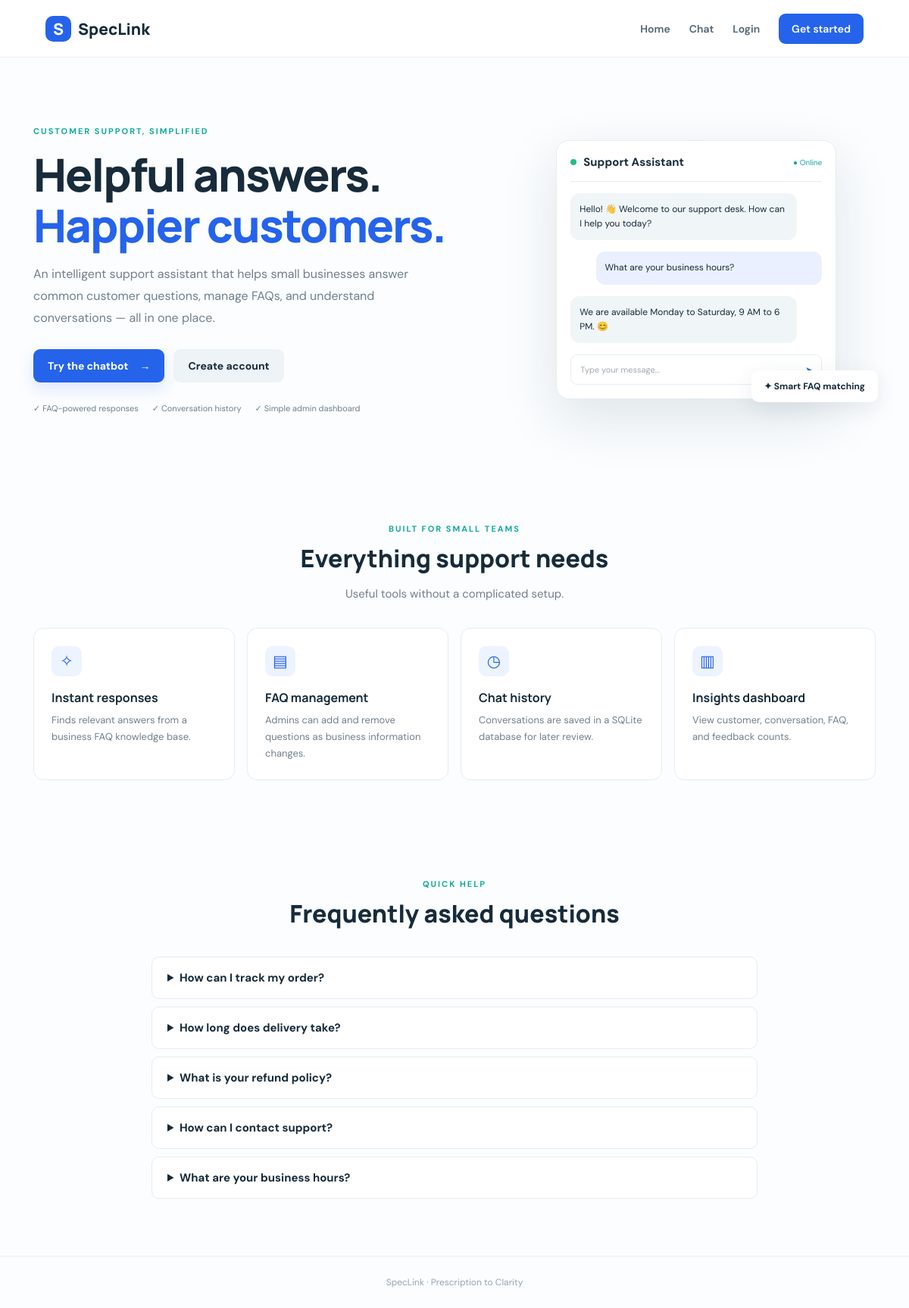
The page / on the database its author committed.
### tables this page shows
CREATE TABLE faqs(
            id INTEGER PRIMARY KEY AUTOINCREMENT,
            question TEXT NOT NULL, answer TEXT NOT NULL,
            category TEXT DEFAULT 'General', created_at TEXT NOT NULL
        );

### app.py (the view)
@app.route("/")
def index():
    with db() as con:
        faqs = con.execute("SELECT * FROM faqs ORDER BY id DESC LIMIT 6").fetchall()
    return render_template("index.html", faqs=faqs)

### app.py (called while the page is built)
def db():
    conn = sqlite3.connect(DB_PATH)
    conn.row_factory = sqlite3.Row
    conn.execute("PRAGMA foreign_keys = ON")
    return conn

### templates/index.html
{% extends "base.html" %}{% block title %}SupportDesk AI | Smart customer support{% endblock %}{% block content %}
<section class="hero"><div class="hero-copy"><div class="eyebrow">CUSTOMER SUPPORT, SIMPLIFIED</div><h1>Helpful answers.<br><span>Happier customers.</span></h1><p>An intelligent support assistant that helps small businesses answer common customer questions, manage FAQs, and understand conversations — all in one place.</p><div class="hero-actions"><a class="btn primary" href="{{ url_for('chat') }}">Try the chatbot <span>→</span></a><a class="btn light" href="{{ url_for('register') }}">Create account</a></div><div class="trust"><span>✓ FAQ-powered responses</span><span>✓ Conversation history</span><span>✓ Simple admin dashboard</span></div></div><div class="hero-visual"><div class="orb"></div><div class="mock-card"><div class="mock-top"><span class="status-dot"></span><b>Support Assistant</b><small>● Online</small></div><div class="bubble bot">Hello! 👋 Welcome to our support desk. How can I help you today?</div><div class="bubble user">What are your business hours?</div><div class="bubble bot">We are available Monday to Saturday, 9 AM to 6 PM. 😊</div><div class="mock-input">Type your message… <span>➤</span></div></div><div class="float-tag">✦ Smart FAQ matching</div></div></section>
<section class="section"><div class="section-heading"><div class="eyebrow">BUILT FOR SMALL TEAMS</div><h2>Everything support needs</h2><p>Useful tools without a complicated setup.</p></div><div class="feature-grid"><article class="feature"><div class="icon">✧</div><h3>Instant responses</h3><p>Finds relevant answers from a business FAQ knowledge base.</p></article><article class="feature"><div class="icon">▤</div><h3>FAQ management</h3><p>Admins can add and remove questions as business information changes.</p></article><article class="feature"><div class="icon">◷</div><h3>Chat history</h3><p>Conversations are saved in a SQLite database for later review.</p></article><article class="feature"><div class="icon">▥</div><h3>Insights dashboard</h3><p>View customer, conversation, FAQ, and feedback counts.</p></article></div></section>
<section class="section faq-section"><div class="section-heading"><div class="eyebrow">QUICK HELP</div><h2>Frequently asked questions</h2></div><div class="faq-list">{% for f in faqs %}<details><summary>{{ f.question }}</summary><p>{{ f.answer }}</p></details>{% endfor %}</div></section>{% endblock %}

### static/style.css (style rules this page uses)
:root { --ink:#172b3a;--muted:#71808c;--blue:#2563eb;--teal:#13a89e;--pale:#f2f7fa;--line:#e5edf1;--white:#fff }
* { box-sizing:border-box }
body { margin:0;background:#fbfdfe;color:var(--ink);font-family:'DM Sans',sans-serif;font-size:15px }
.hero { display:grid;grid-template-columns:1.1fr .9fr;align-items:center;gap:60px;padding:85px 0 75px }
.eyebrow { color:var(--teal);font-size:11px;letter-spacing:2px;font-weight:700 }
.hero h1,.chat-intro h1,.auth-side h1 { font:800 clamp(40px,5vw,60px)/1.12 Manrope,sans-serif;letter-spacing:-2px;margin:17px 0 }
.hero h1 span,.chat-intro h1 span { color:var(--blue) }
.hero-copy>p,.chat-intro>p,.auth-side>p { color:var(--muted);line-height:1.8;max-width:510px;font-size:16px }
.hero-actions { display:flex;gap:12px;margin:27px 0 }
.btn { display:inline-flex;align-items:center;justify-content:center;gap:15px;border:0;border-radius:9px;padding:13px 19px;text-decoration:none;font-weight:700;font-family:inherit;font-size:14px;cursor:pointer }
.primary { background:var(--blue);color:white;box-shadow:0 8px 20px #2563eb24 }
.light { background:#edf3f7;color:var(--ink) }
.trust { display:flex;gap:18px;flex-wrap:wrap;color:#71808c;font-size:11px }
.hero-visual { position:relative;min-height:390px;display:grid;place-items:center }
.mock-card { position:relative;width:min(100%,370px);padding:18px;background:#fff;border:1px solid var(--line);border-radius:17px;box-shadow:0 25px 70px #183c5420 }
.mock-top { display:flex;align-items:center;gap:9px;padding-bottom:15px;border-bottom:1px solid var(--line) }
.mock-top small { margin-left:auto;color:var(--teal);font-size:10px }
.status-dot { display:inline-block;width:8px;height:8px;background:#20bd8a;border-radius:50% }
.bubble { font-size:12px;line-height:1.6;padding:12px;border-radius:12px;margin:15px 0;max-width:90% }
.bubble.bot { background:#f0f5f8 }
.bubble.user { background:#eaf0ff;margin-left:auto }
.mock-input { border:1px solid var(--line);padding:12px;border-radius:9px;color:#a0aab1;font-size:11px }
.mock-input span { float:right;color:var(--blue) }
.float-tag { position:absolute;bottom:20px;right:-3px;background:#fff;padding:13px 17px;border-radius:10px;box-shadow:0 8px 30px #183c5417;font-size:12px;font-weight:700 }
.section { padding:65px 0 }
.section-heading { text-align:center;margin-bottom:35px }
.section-heading h2 { font:800 32px Manrope;margin:10px 0 }
.section-heading p,.muted { color:var(--muted) }
.feature-grid { display:grid;grid-template-columns:repeat(4,1fr);gap:16px }
.feature { background:#fff;border:1px solid var(--line);border-radius:13px;padding:23px }
.icon { width:40px;height:40px;border-radius:10px;background:#edf3ff;color:var(--blue);display:grid;place-items:center;font-size:21px }
.feature h3 { font:700 16px Manrope;margin:17px 0 8px }
.feature p { font-size:13px;line-height:1.7;color:var(--muted);margin:0 }
.faq-section { max-width:800px;margin:auto }
.faq-list details { background:#fff;border:1px solid var(--line);padding:17px 20px;border-radius:10px;margin:10px 0 }
.faq-list summary { font-weight:700;cursor:pointer }

### rows shown on the page
faqs: question "How can I track my order?"
faqs: question "How long does delivery take?"
faqs: question "What is your refund policy?"
faqs: question "How can I contact support?"
faqs: question "What are your business hours?"
